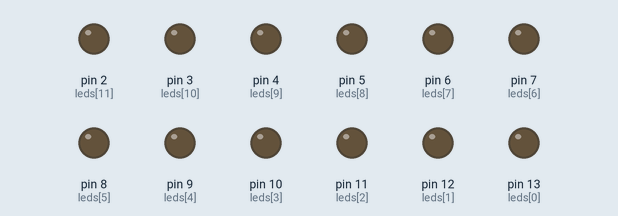
The sketch below on a simulated Arduino Uno, built with avr-gcc and run on an emulated ATmega328P. On the bench: output pins drawn as LEDs (lit = HIGH).

Above: at 2.6 s.
At 4.4 s:
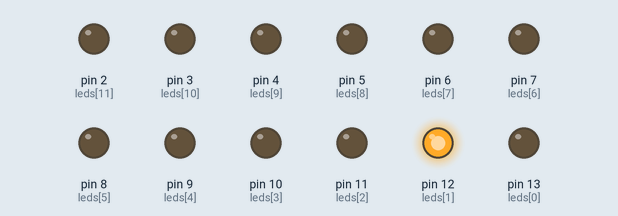
At 5.5 s:
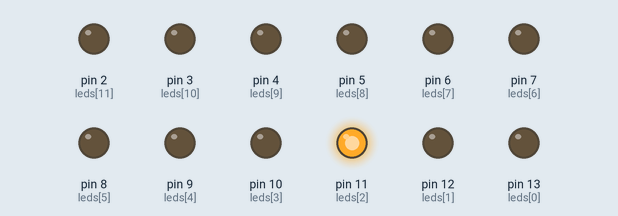
At 6.5 s:
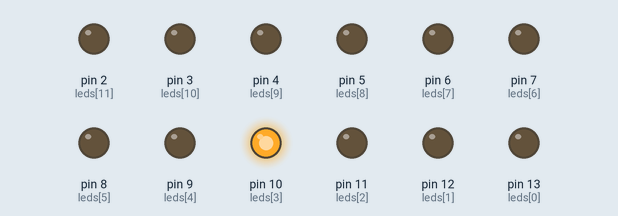
At 11.7 s:
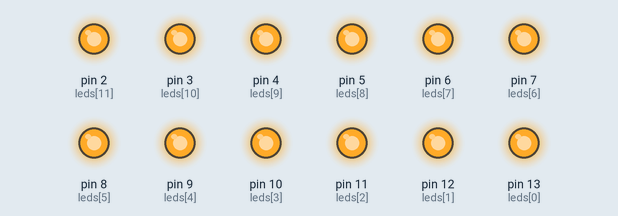
At 15.9 s:
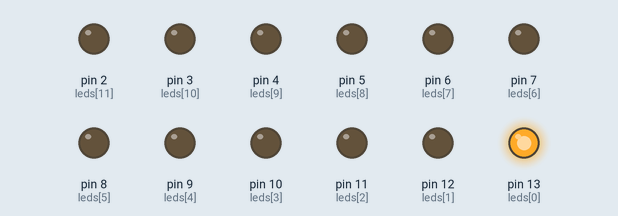
Timing chart, 0 to 16.4 s (numbered marks = the images above):
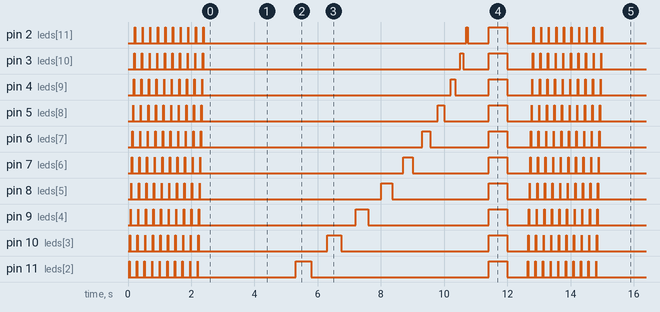

Measured:
- by itself, pin 12 (leds[1]): repeats every 12.6 s: HIGH 0.01 s, LOW 2.0 s, HIGH 0.55 s, LOW 6.7 s, HIGH 0.60 s, LOW 0.62 s, 9 × (HIGH 0.01 s, LOW 0.23 s)
- by itself, pin 13 (leds[0]): repeats every 12.6 s: HIGH 0.01 s, LOW 0.83 s, HIGH 0.60 s, LOW 7.8 s, HIGH 0.60 s, LOW 0.60 s, 9 × (HIGH 0.01 s, LOW 0.23 s)
- by itself, everything shown: repeats every 12.6 s, in 35 steps

The sketch:

led_array.ino
```cpp
// Each number corresponds to a pin number that's conneceted to the LED anode.
int leds[] = {13, 12, 11, 10, 9, 8, 7, 6, 5, 4, 3, 2};

// used in accelerate rate of led change in 'accelerate' function.
int start_time = 1200;

// prime the pins to be used
void setup() {
  for (int i = 0; i < 12; i++) {
    pinMode(leds[i], OUTPUT);
  }
}

// this loop runs forever
void loop() {
  traverse(10);
  delay(600);

  accelerate();
  delay(600);

  light_all_colors();
  delay(600);
}


// this function lights up one LED and then turns it off very quickly
// the cycle is repeated 10 times.
void traverse(int iterations){
  for (int it = iterations; it > 0; it--) {
    for (int i = 0; i < 12; i++) {
      pinMode(leds[i], OUTPUT);
      digitalWrite(leds[i], HIGH);   // turn the leds on (HIGH is the voltage level)
      delay(10);                     // wait for 1/100th of a second aka 10 miliseconds
      digitalWrite(leds[i], LOW);    // turn the leds off by making the voltage LOW
      delay(10);                     // wait for 1/100th of a second aka 10 miliseconds
    }
  }
}


// this function lights up one LED and then turns it off
// then moves on to the next LED
// with each LED, the time until it lights up the next LED is reduced by 50%
void accelerate(){
  for (int i = 0; i < 12; i++) {
    pinMode(leds[i], OUTPUT);
    digitalWrite(leds[i], HIGH);      // turn the leds on (HIGH is the voltage level)
    delay(start_time / 2);            // wait
    digitalWrite(leds[i], LOW);       // turn the leds off by making the voltage LOW
    delay(start_time / 2);            // wait for a second
    start_time = start_time - 100;
  }
  start_time = 1200;
}


// this function lights up all the LEDs at once then turns them all off
void light_all_colors(){
  for (int i = 0; i < 12; i++) {
    pinMode(leds[i], OUTPUT);
    digitalWrite(leds[i], HIGH);
  }

   delay(600);

   for (int i = 0; i < 12; i++) {
    digitalWrite(leds[i], LOW);    // turn the leds off by making the voltage LOW
   }
}
```
